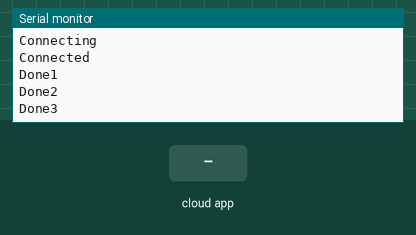
This program was run on a simulated ESP8266 (NodeMCU). Shown: the last lines printed to the serial monitor. The test bench sets the inputs (shaded band). WiFi joins after 1.5 s; servers stay silent unless stated; network time is answered at once with the bench clock; EEPROM starts erased; the Firebase database answers and starts empty.

Above: at 2.8 s.
2.9 s: the phone or cloud app sets control to 1
At 4.1 s:
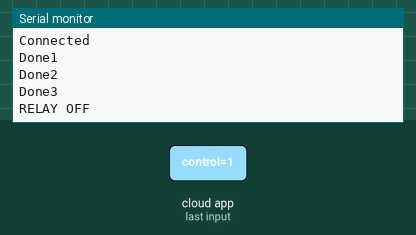
5.1 s: the phone or cloud app sets control to 0
At 6.9 s:
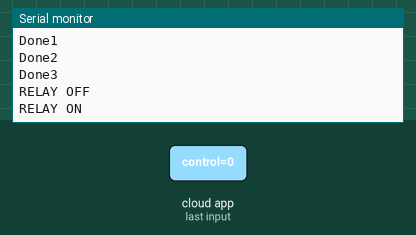

Measured:
- after the input at 2.9 s, the serial monitor: prints a new line after 0.76 s (image 1)
- after the input at 5.1 s, the serial monitor: prints a new line after 0.56 s (image 2)

The program:

main.cpp
```cpp
#include <Arduino.h>
#include <ArduinoJson.h>
#include <SoftwareSerial.h>
#include <WiFiManager.h>
#include <NTPClient.h>
#include <WiFiUdp.h>
#include <ESP8266Firebase.h>
#include <Ticker.h>
#include <EEPROM.h>

#define REFERENCE_URL "https://esp8266-b978f-default-rtdb.asia-southeast1.firebasedatabase.app/"

const int TIME_ZONE = 7;

WiFiUDP wifiUdp;
NTPClient ntpClient(wifiUdp, TIME_ZONE * 3600);
SoftwareSerial serial(D1, D2);
Firebase firebase(REFERENCE_URL);

float humidity, temperature;
int soilMoisture;

const int hourAddresses[3] = {0, 4, 8};
const int minuteAddresses[3] = {12, 16, 20};
const int secondAddresses[3] = {24, 28, 32};

bool previousStatus = false;
int control;
int relayStatus;

bool readDataFromUART();

void checkControl();
void pushDataToFirebase();
void updateWateringTime();
// void checkWateringTime();

Ticker timerContorl(checkControl, 1000);
Ticker timerPushData(pushDataToFirebase, 60000);
Ticker timerUpdateWateringTime(updateWateringTime, 30 * 60000);
// Ticker timerCheckWatertingTime(checkWateringTime, 60000);

void setup()
{
    Serial.begin(115200);
    serial.begin(9600);
    WiFiManager wm;

    Serial.print("Connecting");
    while (!wm.autoConnect("ESP8266"))
    {
        Serial.print(".");
    }
    Serial.println();
    Serial.println("Connected");
    firebase.json(true);

    ntpClient.begin();
    timerContorl.start();
    timerPushData.start();
    updateWateringTime();
}

void loop()
{
    timerContorl.update();
    ntpClient.update();
    timerPushData.update();
    if (serial.available())
    {
        JsonDocument doc;
        String data = serial.readStringUntil('\n');
        DeserializationError error = deserializeJson(doc, data);
        if (!error && doc["relay_status"] != nullptr)
        {
            relayStatus = doc["relay_status"].as<String>() == "ON";
            firebase.setInt("control", relayStatus);
            previousStatus = relayStatus;
            Serial.println(relayStatus);
        }
    }
}

bool readDataFromUART()
{
    if (serial.available())
    {
        JsonDocument doc;
        String data = serial.readStringUntil('\n');
        DeserializationError error = deserializeJson(doc, data);
        if (!error)
        {
            humidity = doc["humidity"];
            temperature = doc["temperature"];
            soilMoisture = doc["soil moisture"];
        }
        else
        {
            Serial.println(error.c_str());
        }

        return true;
    }
    return false;
}

void checkControl()
{
    ntpClient.update();
    control = firebase.getInt("control");

    if (control != previousStatus)
    {
        Serial.println(control == 1 ? "RELAY OFF" : "RELAY ON");
        serial.println(control);
        previousStatus = control;
    }
}

void pushDataToFirebase()
{
    if (readDataFromUART())
    {
        long time = ntpClient.getEpochTime();
        String path = "sensor/" + String(time);
        firebase.pushFloat(path + "/temperature", temperature);
        firebase.pushFloat(path + "/humidity", humidity);
        firebase.pushInt(path + "/soilMoisture", soilMoisture);
    }
}

void updateWateringTime()
{
    String wateringTime = firebase.getString("wateringTimer");

    JsonDocument doc;

    deserializeJson(doc, wateringTime);
    String timer1 = doc["timer1"];
    int indexes[3] = {1, 2, 3};
    for (int i = 0; i < 3; ++i)
    {
        String timePath = "timer" + String(indexes[i]);
        String timeString = doc[timePath];
        int hour = timeString.substring(0, 2).toInt();
        int minute = timeString.substring(3, 5).toInt();
        int second = timeString.substring(6, 8).toInt();

        EEPROM.begin(512);
        EEPROM.write(hourAddresses[i], hour);
        EEPROM.write(minuteAddresses[i], minute);
        EEPROM.write(secondAddresses[i], second);
        EEPROM.commit();
        Serial.println("Done" + String(indexes[i]));
    }
}
```
